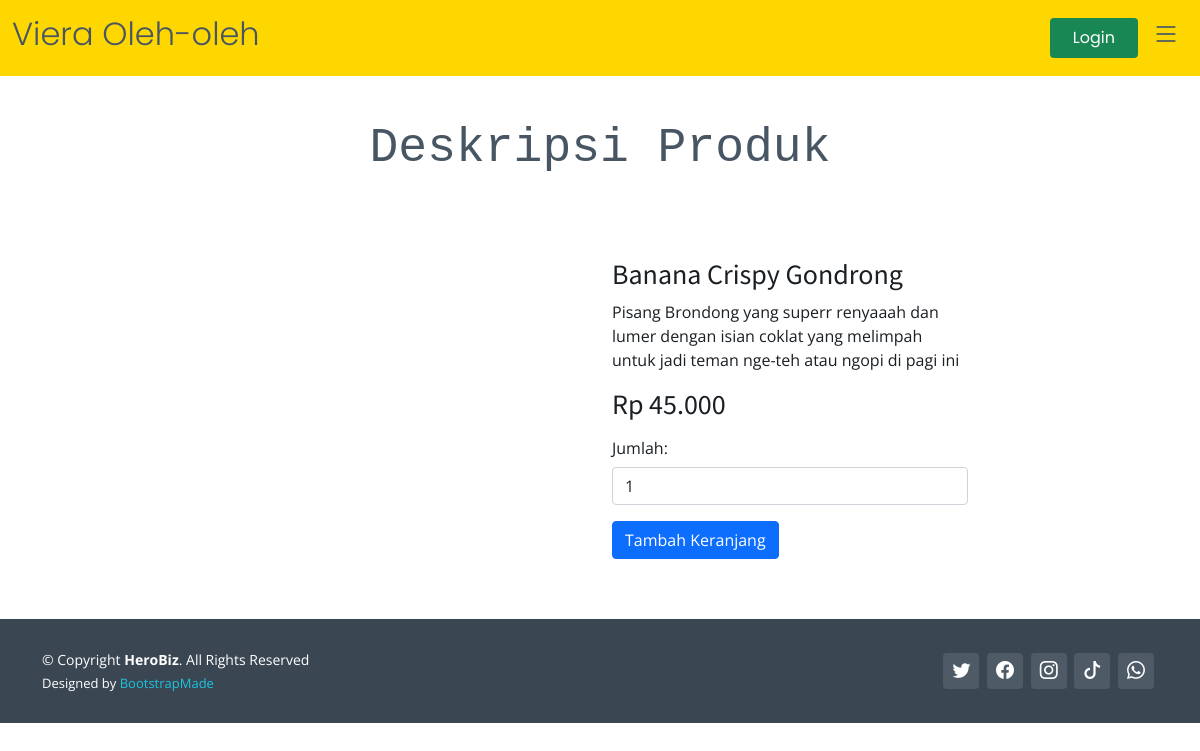
The app's page /auth/deskripsi_produk/RKV176?search=false with its own data.
### tables this page shows
CREATE TABLE `produk` (
  `id_produk` varchar(255) NOT NULL,
  `nama_produk` varchar(250) NOT NULL,
  `keterangan_produk` varchar(250) NOT NULL,
  `harga_produk` int(11) NOT NULL,
  `stok_produk` int(11) NOT NULL,
  `foto_produk` varchar(250) NOT NULL,
  `fk_kategori` int(11) NOT NULL,
  `fk_umkm` int(11) NOT NULL
);

### application/controllers/Auth.php (called while the page is built, shortened)
<?php
class Auth extends CI_Controller
{
    public function __construct()
    {
        $this->load->model('User_model');
        $this->load->model('Produk_model');
        $this->load->model('Keranjang_model');
        $this->load->model('Transaksi_model');
        $this->load->model('DetailTransaksi_model');
    }
    public function deskripsi_produk($id)
    {
        $ci = get_instance();
        if ($ci->session->userdata('id') == '1'  || $ci->session->userdata('id_role') == '2') {
            echo "Akses di blokir";
        } else {
            $detail = $this->Produk_model->getProdukById($id);
            $produk = $this->Produk_model->selectAll();
            $data = [
                'detail' => $detail,
                "produk" => $produk
            ];
            if ($this->session->userdata('id_role') == 3) {
                $this->load->view('templates/user/header2', $data);
            } else {
                $this->load->view('templates/user/header', $data);
            }
            $this->load->view('user/deskripsi_produk', $data);
            $this->load->view('templates/user/footer');
        }
    }
}

### index.php (called while the page is built, shortened)
<?php
require_once BASEPATH.'core/CodeIgniter.php';

### application/models/Produk_model.php (called while the page is built, shortened)
<?php
class Produk_model extends CI_Model
{
    private $table = 'produk';
    private $primary = 'id_produk';
    public function selectAll()
    {
        $this->db->join('kategori B', 'A.fk_kategori=B.id_kategori');
        $this->db->join('umkm C', 'A.fk_umkm=C.id_umkm');
        $this->db->Order_by('A.nama_produk', "ASC");
        return $this->db->get($this->table . " as A")->result_array();
    }
    public function getProdukById($id)
    {
        $this->db->where($this->primary, $id);
        return $this->db->get($this->table)->row_array();
    }
}

### application/views/user/deskripsi_produk.php (the view, shortened to what this page needs)
<section id="hero-animated" class="">
</section>
<main id="main">
    <div class="section-header" style="padding-bottom: 0;">
        <div class="d-flex justify-content-evenly">
            <h2 style="font-family: monospace;">Deskripsi Produk</h2>
        </div>
    </div>
    <section id="services" class="services">
        <div class="container" data-aos="fade-up">
            <div class="row justify-content-center gy-5">
                <div class="col-xl-8 col-md-12" data-aos="zoom-in" data-aos-delay="200">
                    <div class="service-item">
                        <div class="row align-items-center">
                            <div class="col"><img src="<?= base_url('produk/') . $detail['foto_produk'] ?>" alt="" style="width:400px"></div>
                            <div class=" col">
                                <h3><?= $detail['nama_produk'] ?></h3>
                                <p><?= $detail['keterangan_produk'] ?></p>
                                <h3>Rp <?= number_format($detail['harga_produk'], 0, ",", "."); ?></h3>
                                <form action="<?= base_url('auth/tambah_keranjang') ?>" method="post">
                                    <div class="mb-3">
                                        <label for="recipient-name" class="col-form-label">Jumlah:</label>
                                        <input type="number" name="jumlah" min="1" value="1" class="form-control">
                                    </div>
                                    <div>
                                        <button type="submit" class="btn btn-primary">Tambah Keranjang</button>
                                    </div>
                                </form>
                            </div>
                        </div>
                    </div>
                </div>
            </div>
        </div>
    </section>
</main>

### assets/pelanggan/assets/css/variables.css (style rules this page uses)
:root { --font-default: 'Open Sans', system-ui, -apple-system, "Segoe UI", Roboto, "Helvetica Neue", Arial, "Noto Sans", "Liberation Sans", sans-serif, "Apple Color Emoji", "Segoe UI Emoji", "Segoe UI Symbol", "Noto Color Emoji"; --font-primary: 'Source Sans Pro', sans-serif; --font-secondary: 'Poppins', sans-serif; --color-default: #1a1f24; --color-default-rgb: 26, 31, 36; --color-links: #0ea2bd; --color-links-hover: #1ec3e0; --color-primary: #0ea2bd; --color-primary-light: #1ec3e0; --color-primary-dark: #0189a1; --color-primary-rgb: 14, 162, 189; --color-primary-light-rgb: 30, 195, 224; --color-primary-dark-rgb: 1, 137, 161; --color-secondary: #485664; --color-secondary-light: #8f9fae; --color-secondary-dark: #3a4753; --color-secondary-rgb: 72, 86, 100; --color-secondary-light-rgb: 143, 159, 174; --color-secondary-dark-rgb: 58, 71, 83; --color-blue: #0d6efd; --color-blue-rgb: 13, 110, 253; --color-indigo: #6610f2; --color-indigo-rgb: 102, 16, 242; --color-purple: #6f42c1; --color-purple-rgb: 111, 66, 193; --color-pink: #f3268c; --color-pink-rgb: 243, 38, 140; --color-red: #df1529; --color-red-rgb: 223, 21, 4; --color-orange: #fd7e14; --color-orange-rgb: 253, 126, 20; --color-yellow: #ffc107; --color-yellow-rgb: 255, 193, 7; --color-green: #059652; --color-green-rgb: 5, 150, 82; --color-teal: #20c997; --color-teal-rgb: 32, 201, 151; --color-cyan: #0dcaf0; --color-cyan-rgb: 13, 202, 240; --color-white: #ffffff; --color-white-rgb: 255, 255, 255; --color-gray: #6c757d; --color-gray-rgb: 108, 117, 125; --color-black: #000000; --color-black-rgb: 0, 0, 0; }
:root { --bs-blue: var(--color-blue); --bs-indigo: var(--color-indigo); --bs-purple: var(--color-purple); --bs-pink: var(--color-pink); --bs-red: var(--color-red); --bs-orange: var(--color-orange); --bs-yellow: var(--color-yellow); --bs-green: var(--color-green); --bs-teal: var(--color-teal); --bs-cyan: var(--color-cyan); --bs-white: var(--color-white); --bs-gray: var(--color-gray); --bs-gray-dark: #343a40; --bs-gray-100: #f8f9fa; --bs-gray-200: #e9ecef; --bs-gray-300: #dee2e6; --bs-gray-400: #ced4da; --bs-gray-500: #adb5bd; --bs-gray-600: #6c757d; --bs-gray-700: #495057; --bs-gray-800: #343a40; --bs-gray-900: #212529; --bs-primary: var(--color-blue); --bs-secondary: var(--color-blue); --bs-success: #198754; --bs-info: #0dcaf0; --bs-warning: #ffc107; --bs-danger: #dc3545; --bs-light: #f8f9fa; --bs-dark: #212529; --bs-primary-rgb: var(--color-primary-rgb); --bs-secondary-rgb: var(--color-secondary-rgb); --bs-success-rgb: 25, 135, 84; --bs-info-rgb: 13, 202, 240; --bs-warning-rgb: 255, 193, 7; --bs-danger-rgb: 220, 53, 69; --bs-light-rgb: 248, 249, 250; --bs-dark-rgb: 33, 37, 41; --bs-white-rgb: var(--color-white-rgb); --bs-black-rgb: var(--color-black-rgb); --bs-body-color-rgb: var(--color-default-rgb); --bs-body-bg-rgb: 255, 255, 255; --bs-font-sans-serif: var(--font-default); --bs-font-monospace: SFMono-Regular, Menlo, Monaco, Consolas, "Liberation Mono", "Courier New", monospace; --bs-gradient: linear-gradient(180deg, rgba(255, 255, 255, 0.15), rgba(255, 255, 255, 0)); --bs-body-font-family: var(--font-default); --bs-body-font-size: 1rem; --bs-body-font-weight: 400; --bs-body-line-height: 1.5; --bs-body-color: var(--color-default); --bs-body-bg: #fff; }

### assets/pelanggan/assets/css/main.css (style rules this page uses)
:root { scroll-behavior: smooth; }
h1, h2, h3, h4, h5, h6 { font-family: var(--font-primary); }
section { padding: 60px 0; overflow: hidden; }
.section-header { text-align: center; padding-bottom: 40px; }
.section-header h2 { font-size: 48px; font-weight: 300; margin-bottom: 20px; color: var(--color-secondary); }

### records on screen
produk: nama_produk "Banana Crispy Gondrong", keterangan_produk "Pisang Brondong yang superr renyaaah dan lumer dengan isian coklat yang melimpah untuk jadi teman nge-teh atau ngopi di pagi ini", harga_produk "45.000"
